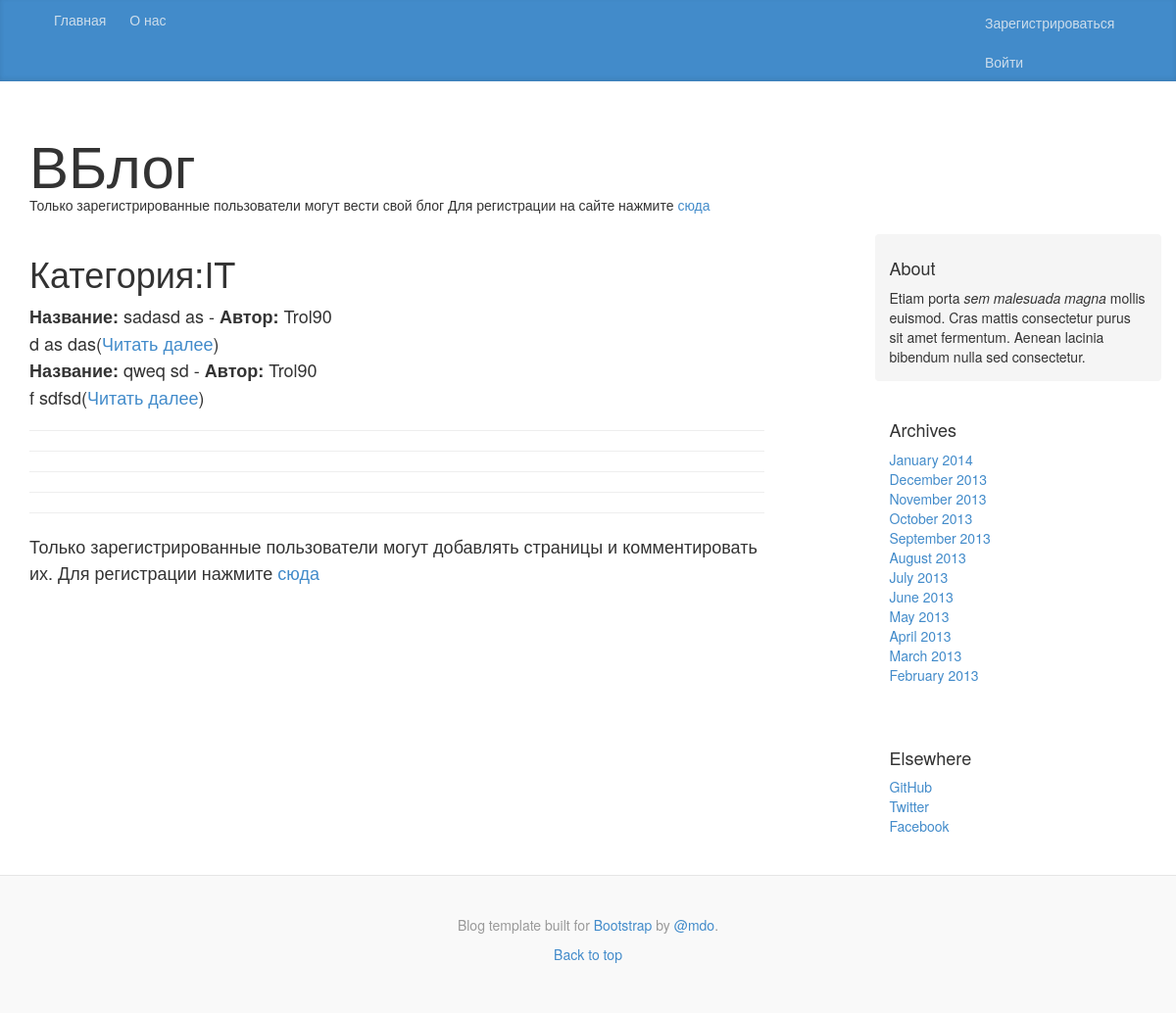
Page /blog/show_category/it/ on the committed database.
### blog/models.py (models this page shows, shortened)
class Category(models.Model):
    name = models.CharField(max_length=254,unique=True)
    slug = models.SlugField(unique=True)
    note_number = models.IntegerField(default=0)
    class Meta:
        verbose_name_plural = 'categories'

class Page(models.Model):
    category = models.ForeignKey(Category)
    id = models.IntegerField(primary_key=True)
    title = models.CharField(max_length=128)
    author = models.CharField(max_length=128)
    date_print = models.DateTimeField(auto_now_add=True)
    content = models.CharField(max_length=5000,)
    views = models.IntegerField(default=0)
    likes = models.ManyToManyField(User, related_name='likes',default=0)
    dislikes = models.ManyToManyField(User, related_name='dislikes',default=0)
    favorite = models.ManyToManyField(User, related_name='favorite',default=0)

### blog/views.py (the view)
# urls.py: url(r'^show_category/(?P<category_name_slug>[\w\-]+)/$', views.show_category, name='show_category'),
def show_category(request, category_name_slug):
    context_dict = {}
    try:
        category = Category.objects.get(slug=category_name_slug)
        pages = Page.objects.filter(category=category)
        context_dict['category'] = category
        context_dict['pages'] = pages
    except:
        context_dict['category'] = None
        context_dict['pages'] = None
    return render(request, 'blog/show_category.html', context_dict)

### template/blog/show_category.html (shortened to what this page needs)
{% extends 'blog/base.html' %}
{% block body_block%}
    {% if category %}
        <strong><h1>Категория:{{ category.name }}</h1></strong>
        {% if pages %}
            {% for page in pages %}
                    <strong>Название:</strong> {{ page.title }} - <strong>Автор:</strong> {{ page.author }}<br>
                                   {{ page.content }}(<a href="{% url 'show_page' page.id %}">Читать далее</a>)<br>
            {% endfor %}
        {% else %}
            В этой категории нет заметок<br>
            Но можно быть <strong>первым</strong><br>
            Кнопка для добавления снизу;)
        {% endif %}
    {% else %}
        Нет страниц
    {% endif %}
    <hr>
    <hr>
    <hr>
    <hr>
    <hr>
    {% if  user.is_authenticated %}
        <a href="{%  url 'add_page' category.slug %}"><strong><i class="fa fa-file fa-3x" aria-hidden="true"></i></strong></a>
    {% else %}
        Только зарегистрированные пользователи могут добавлять страницы и комментировать их.
        Для регистрации нажмите <a href="{% url 'registration_register' %}">сюда</a>
    {% endif %}
{% endblock %}

### static/css/blog.css (style rules this page uses)
body { font-family: Georgia, "Times New Roman", Times, serif; color: #555; }
h1, .h1, h2, .h2, h3, .h3, h4, .h4, h5, .h5, h6, .h6 { margin-top: 0; font-family: "Helvetica Neue", Helvetica, Arial, sans-serif; font-weight: normal; color: #333; }

### rows in the picture
Category: name "IT"
Page: title "sadasd as", author "Trol90", content "d as das"
Page: title "qweq sd", author "Trol90", content "f sdfsd"
